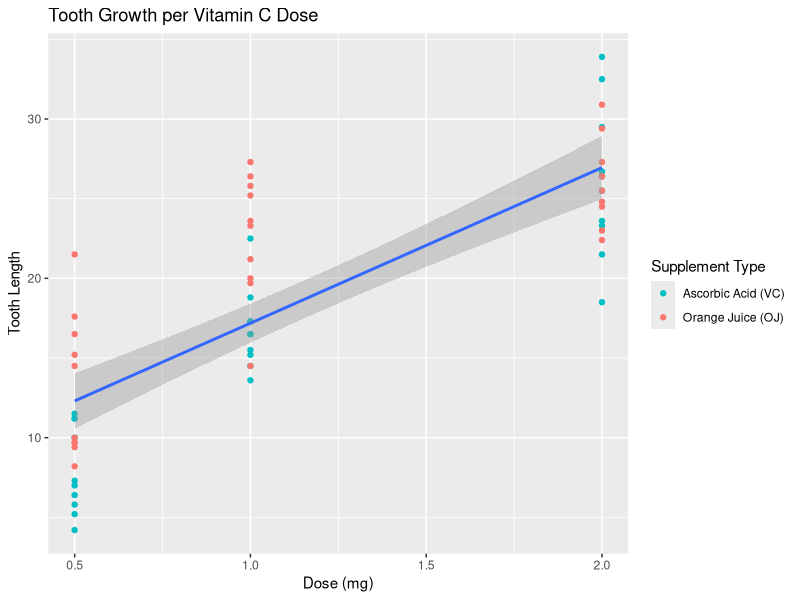
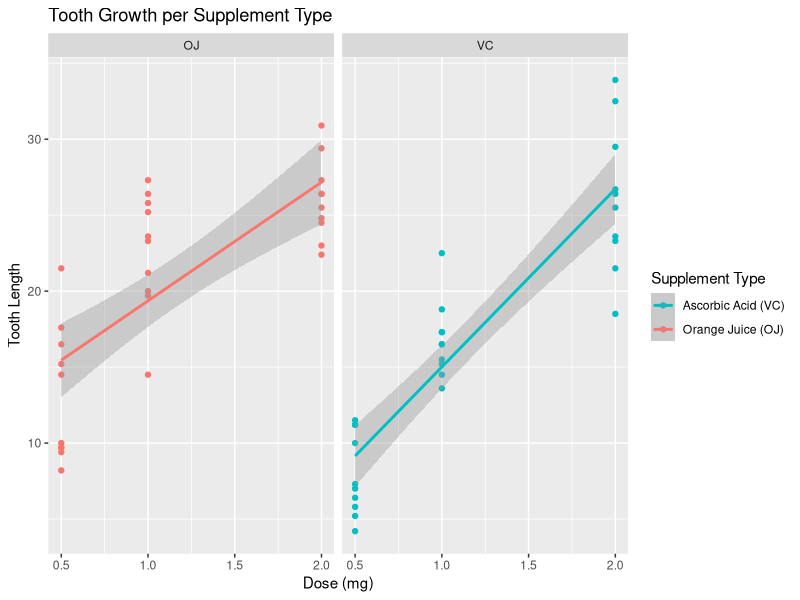

The R script that drew these images, in order:
## ---- chunk 1
library(ggplot2)
data(ToothGrowth)

g <- ggplot(ToothGrowth, aes(x = dose, y = len)) + 
    xlab('Dose (mg)') + ylab('Tooth Length') +
    geom_point(aes(colour = supp)) +
    scale_colour_discrete(name = 'Supplement Type', 
                          breaks = c('VC', 'OJ'), 
                          labels = c('Ascorbic Acid (VC)', 'Orange Juice (OJ)'))
    

g + stat_smooth(method='lm') +
    ggtitle('Tooth Growth per Vitamin C Dose')
## ---- chunk 2
g + stat_smooth(aes(group = supp, colour = supp), method='lm') +
    facet_grid(. ~ supp) + ggtitle('Tooth Growth per Supplement Type') 
## ---- chunk 3
fit.supp <- lm(len ~ dose + supp, data = ToothGrowth)

summary(fit.supp)
## ---- chunk 4
confint(fit.supp)
